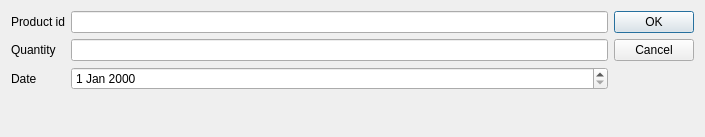
<?xml version="1.0" encoding="UTF-8"?>
<ui version="4.0">
 <class>SaleDialog</class>
 <widget class="QDialog" name="SaleDialog">
  <property name="geometry">
   <rect>
    <x>0</x>
    <y>0</y>
    <width>705</width>
    <height>137</height>
   </rect>
  </property>
  <property name="windowTitle">
   <string>Dialog</string>
  </property>
  <layout class="QGridLayout" name="gridLayout">
   <item row="0" column="1">
    <widget class="QDialogButtonBox" name="buttonBox">
     <property name="orientation">
      <enum>Qt::Vertical</enum>
     </property>
     <property name="standardButtons">
      <set>QDialogButtonBox::Cancel|QDialogButtonBox::Ok</set>
     </property>
    </widget>
   </item>
   <item row="0" column="0">
    <layout class="QFormLayout" name="formLayout">
     <item row="0" column="0">
      <widget class="QLabel" name="label">
       <property name="text">
        <string>Product id</string>
       </property>
      </widget>
     </item>
     <item row="1" column="0">
      <widget class="QLabel" name="label_2">
       <property name="text">
        <string>Quantity</string>
       </property>
      </widget>
     </item>
     <item row="2" column="0">
      <widget class="QLabel" name="label_3">
       <property name="text">
        <string>Date</string>
       </property>
      </widget>
     </item>
     <item row="0" column="1">
      <widget class="QLineEdit" name="edit_product"/>
     </item>
     <item row="1" column="1">
      <widget class="QLineEdit" name="edit_quantity"/>
     </item>
     <item row="2" column="1">
      <widget class="QDateEdit" name="edit_date"/>
     </item>
    </layout>
   </item>
  </layout>
 </widget>
 <resources/>
 <connections>
  <connection>
   <sender>buttonBox</sender>
   <signal>accepted()</signal>
   <receiver>SaleDialog</receiver>
   <slot>accept()</slot>
   <hints>
    <hint type="sourcelabel">
     <x>248</x>
     <y>254</y>
    </hint>
    <hint type="destinationlabel">
     <x>157</x>
     <y>274</y>
    </hint>
   </hints>
  </connection>
  <connection>
   <sender>buttonBox</sender>
   <signal>rejected()</signal>
   <receiver>SaleDialog</receiver>
   <slot>reject()</slot>
   <hints>
    <hint type="sourcelabel">
     <x>316</x>
     <y>260</y>
    </hint>
    <hint type="destinationlabel">
     <x>286</x>
     <y>274</y>
    </hint>
   </hints>
  </connection>
 </connections>
</ui>
